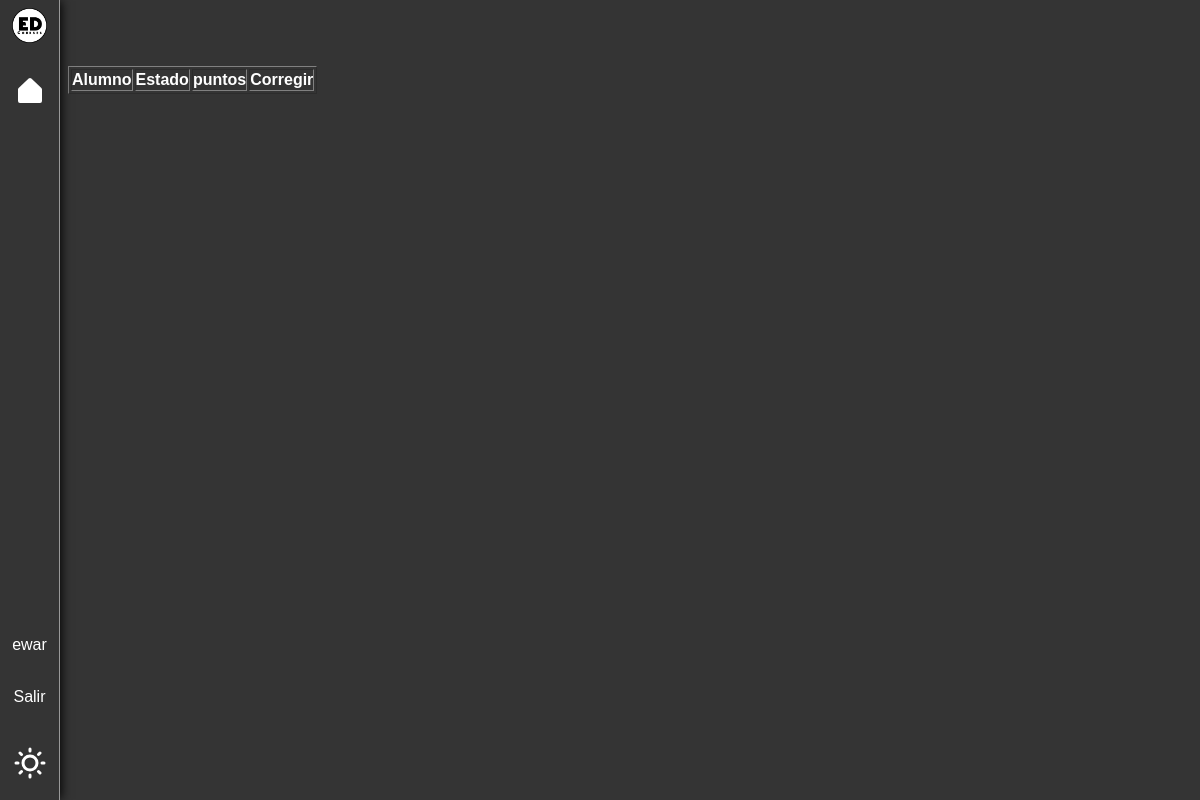
The page /lista_completado/22 (signed in) on the database as committed earlier.
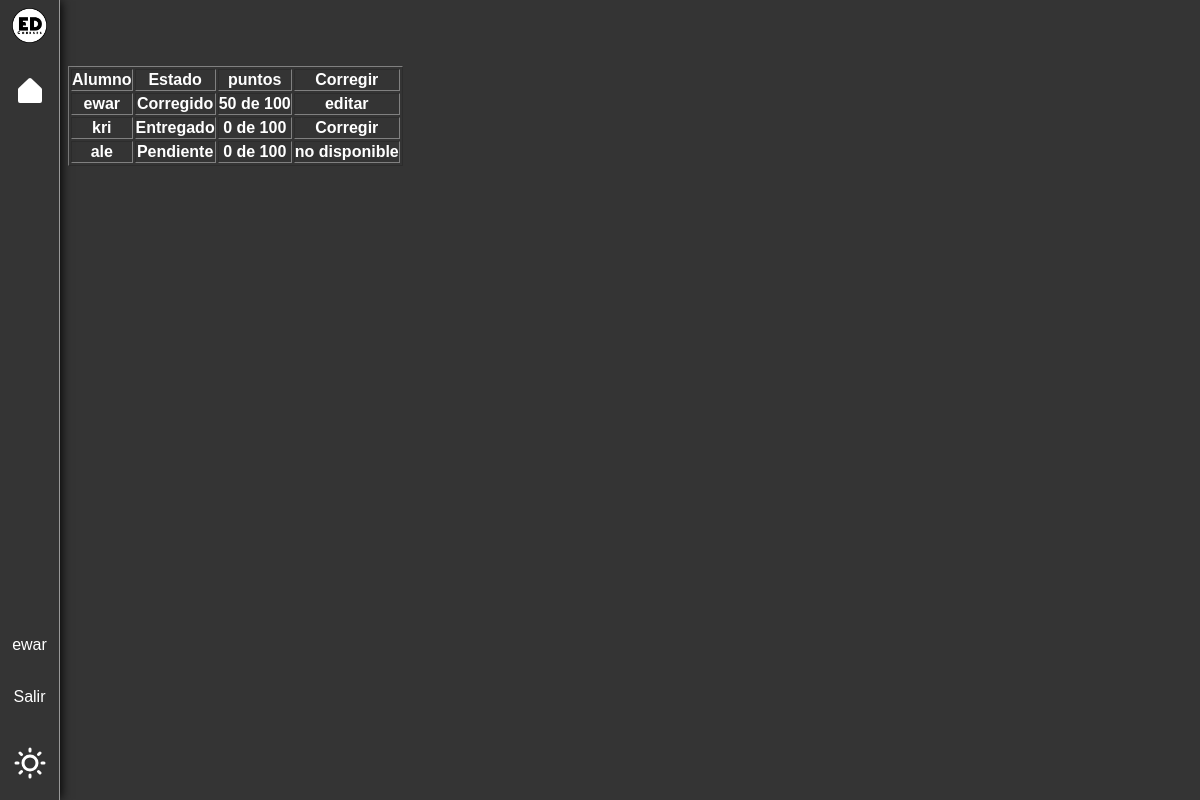
The same page on the database as committed later.
### page/models.py (models this page shows, shortened)
class Tarea_hecha(models.Model):
    ESTADOS_CHOICES = [
        ('Pendiente', 'Pendiente'),
        ('Entregado', 'Entregado'),
        ('Corregido', 'Corregido'),
    ]
    id_alumno = models.ForeignKey(User, on_delete=models.CASCADE)
    id_tarea = models.ForeignKey(Tarea, on_delete=models.CASCADE)
    tarea = models.FileField("pdfs/alumno/", blank=True)
    puntos_hechos = models.IntegerField(null=True, blank=True, validators=[
        MinValueValidator(0),
        MaxValueValidator(100)])
    estado = models.CharField(
        max_length=100, null=True, choices=ESTADOS_CHOICES, default=ESTADOS_CHOICES[0])

class Tarea(models.Model):
    titulo_tarea = models.CharField(max_length=50)
    descripcion_tarea = models.TextField(max_length=250)
    archivo_pdf = models.FileField(upload_to="pdfs/", blank=True)
    curso = models.ForeignKey(Curso, on_delete=models.CASCADE)
    puntos = models.IntegerField(validators=[
        MinValueValidator(0),
        MaxValueValidator(100)])

### page/views.py (the view)
@login_required
def lista_completados(request, id_tarea):
    alumnos = Tarea_hecha.objects.filter(
        id_tarea=id_tarea
    )
    return render(request, "vista_docente/lista_completado.html", {
        "lista": alumnos
    })

### page/templates/vista_docente/lista_completado.html
{% extends 'bases/base_docente.html' %}
{% block content %}
    <table id="datatable-programmers" class="table" border="1px">
        <thead>
            <tr>
                <th class="centered">Alumno</th>
                <th class="centered">Estado</th>
                <th class="centered">puntos</th>
                <th class="centered">Corregir</th>
            </tr>
        </thead>
        <tbody id="tableBody_programmers">
        {% for l in lista %}
            <tr>
                    <th>{{l.id_alumno.username}}</th>
                    <th>{{l.estado}}</th>
                    {% if l.puntos_hechos is none %}
                    <th>0 de {{l.id_tarea.puntos}}</th>
                    {% else %}
                    <th>{{l.puntos_hechos}} de {{l.id_tarea.puntos}}</th>
                    {% endif %}
                    {% if l.estado == "Pendiente" %}
                    <th>no disponible</th>
                    {% else %}
                        {% if l.estado == "Entregado" %}
                        <th><a href="{% url 'corregir' tarea.id %}"> Corregir</a></th>
                        {% else %}
                        <th><a href="#">editar</a></th>
                        {% endif %}
                    {% endif %}
            </tr>
        {% endfor %}
        </tbody>
    </table>
{% endblock content %}

Rows that differ between the two databases and show on the page:
added Tarea_hecha: id_alumno.username "ewar", estado "Corregido", puntos_hechos "50", id_tarea.puntos "100", shows "editar"
added Tarea_hecha: id_alumno.username "kri", estado "Entregado", id_tarea.puntos "100", shows "Corregir"
added Tarea_hecha: id_alumno.username "ale", estado "Pendiente", id_tarea.puntos "100", shows "no disponible"
